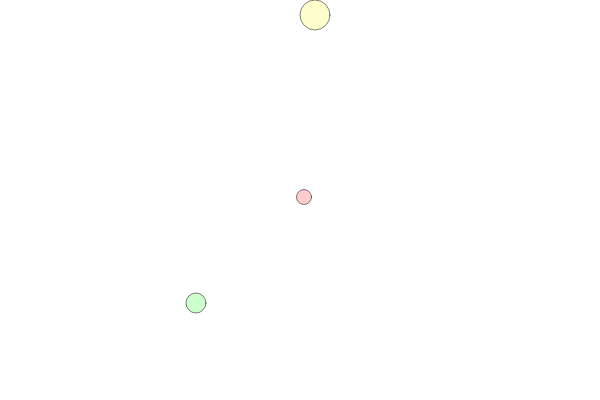
Frame 1 (no input)
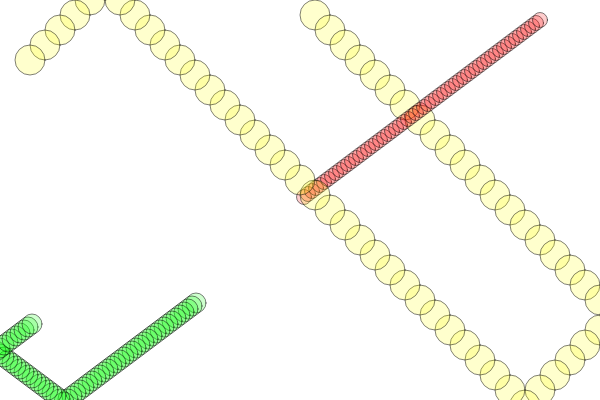
Frame 60 (no input)
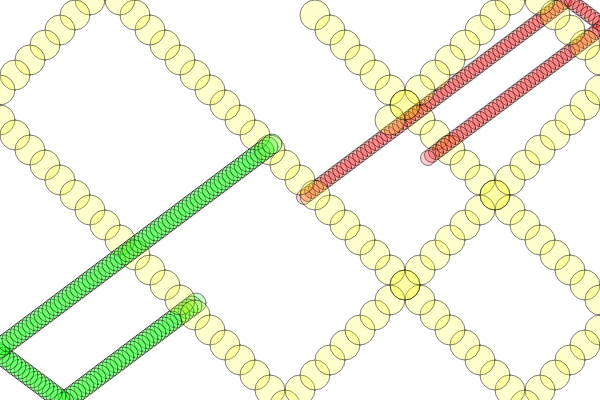
Frame 120 (the mouse pressed at the canvas centre since frame 60)

The p5.js sketch that drew these frames (run headless with seeded random() and noise() and a simulated clock; from frame 60 on, the mouse is pressed at the canvas centre):

// p5.js sketch
// ── sketch.js
// https://editor.p5js.org/jht9629-nyu/sketches/cApxlUPho
// CCL day 9 func bounce v3

let ball1 = {
  x: 300,
  y: 200,
  xspeed: 4,
  yspeed: -3,
  // c: "red",
  c: [255,0,0,50], // red with alpha
  w: 15,
};
let ball2 = {
  x: 200,
  y: 300,
  xspeed: -4,
  yspeed: 3,
  // c: "green",
  c: [0,255,0,50], // green with alpha
  w: 20,
};
let ball3 = {
  x: 300,
  y: 0,
  xspeed: 15,
  yspeed: 15,
  // c: "yellow",
  c: [255,255,0,50], // yellow with alpha
  w: 30,
};
function setup() {
  createCanvas(600, 400);
  strokeWeight(0.5);
  // noStroke();
}
function draw() {
  // background(0);
  draw_ball(ball1);
  draw_ball(ball2);
  draw_ball(ball3);
}
function draw_ball(ball) {
  move(ball);
  bounce(ball);
  display(ball);
}
function move(ball) {
  ball.x = ball.x + ball.xspeed;
  ball.y = ball.y + ball.yspeed;
}
function bounce(ball) {
  if (ball.x > width || ball.x < 0) {
    ball.xspeed = ball.xspeed * -1;
  }
  if (ball.y > height || ball.y < 0) {
    ball.yspeed = ball.yspeed * -1;
  }
}
function display(ball) {
  // stroke(255);
  // strokeWeight(4);
  // fill(200, 0, 200);
  fill(ball.c);
  ellipse(ball.x, ball.y, ball.w, ball.w);
}

// Function Basics
// Code! Programming with p5.js
// The Coding Train / Daniel Shiffman
// https://thecodingtrain.com/beginners/p5js/5.1-function-basics.html
// https://youtu.be/wRHAitGzBrg
// https://editor.p5js.org/codingtrain/sketches/omHOuJY1

// https://editor.p5js.org/jht9629-nyu/sketches/rK86DJt_P
// CCL day 9 func bounce v1

// https://editor.p5js.org/jht9629-nyu/sketches/-c1pr9sZY
// CCL day 9 func bounce v2
